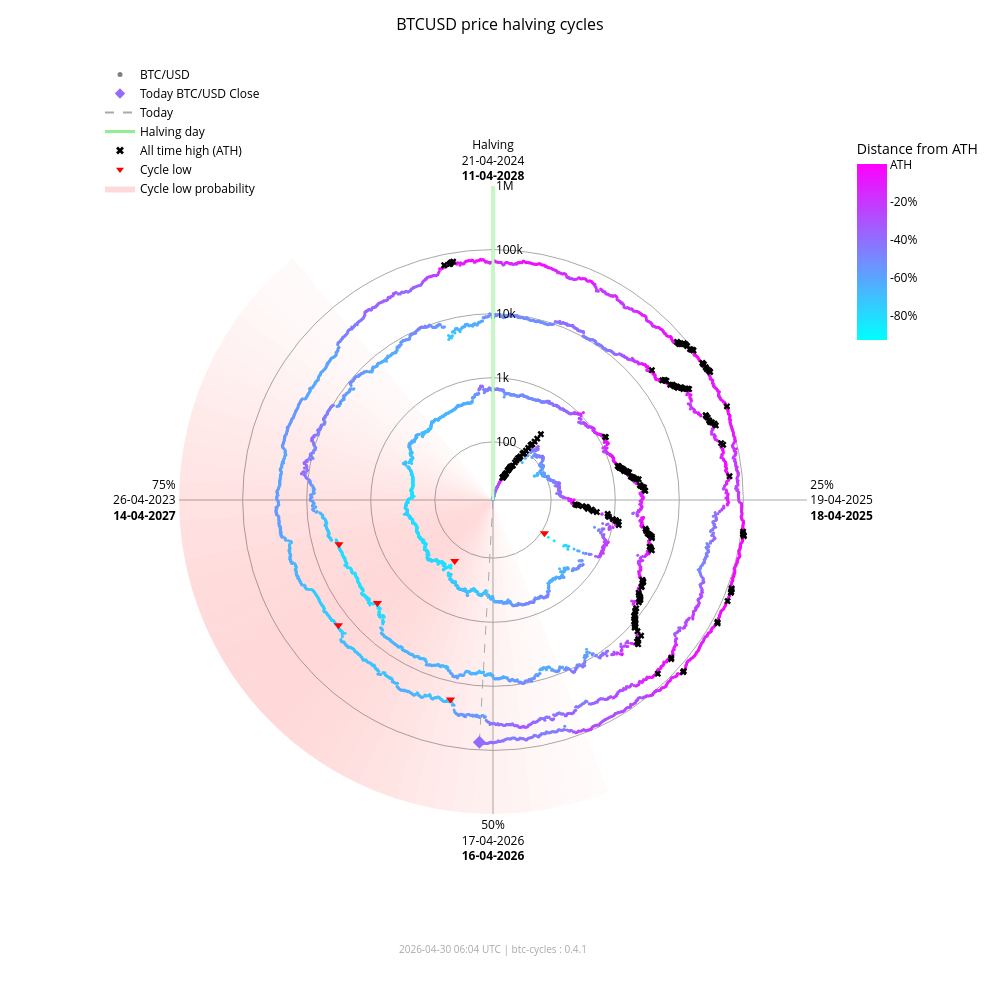

This figure's notebook cell:
### Markdown cell above
### Interactive chart (plotly)

### Code cell
fig_interactive = btc.plot(
    kind="interactive",
    from_date="2012-11-28",
)
# plotly config for interactivity
config = {"scrollZoom": True, "displayModeBar": True}
# display in notebook
fig_interactive.show(config=config)

### Figure 1 — Plotly figure (JSON) as saved in the notebook; plotly's stock layout.template omitted (floating-point values rounded to 4 significant figures; data arrays with more than 128 entries replaced by an {"elided": "..."} marker saying what was removed)
{"data": [{"fill": "toself", "fillcolor": "rgba(255,0,0,0.017168280509461755)", "hoverinfo": "skip", "line": {"width": 0}, "mode": "lines", "r": [12.35, 1000000, 1000000, 12.35, 12.35], "showlegend": false, "theta": [158.4, 158.4, 162.0, 162.0, 158.4], "type": "scatterpolar"}, {"fill": "toself", "fillcolor": "rgba(255,0,0,0.022114794501891175)", "hoverinfo": "skip", "line": {"width": 0}, "mode": "lines", "r": [12.35, 1000000, 1000000, 12.35, 12.35], "showlegend": false, "theta": [162.0, 162.0, 165.6, 165.6, 162.0], "type": "scatterpolar"}, {"fill": "toself", "fillcolor": "rgba(255,0,0,0.02790404259511669)", "hoverinfo": "skip", "line": {"width": 0}, "mode": "lines", "r": [12.35, 1000000, 1000000, 12.35, 12.35], "showlegend": false, "theta": [165.6, 165.6, 169.2, 169.2, 165.6], "type": "scatterpolar"}, {"fill": "toself", "fillcolor": "rgba(255,0,0,0.034518294852420334)", "hoverinfo": "skip", "line": {"width": 0}, "mode": "lines", "r": [12.35, 1000000, 1000000, 12.35, 12.35], "showlegend": false, "theta": [169.2, 169.2, 172.8, 172.8, 169.2], "type": "scatterpolar"}, {"fill": "toself", "fillcolor": "rgba(255,0,0,0.041901979682821514)", "hoverinfo": "skip", "line": {"width": 0}, "mode": "lines", "r": [12.35, 1000000, 1000000, 12.35, 12.35], "showlegend": false, "theta": [172.8, 172.8, 176.4, 176.4, 172.8], "type": "scatterpolar"}, {"fill": "toself", "fillcolor": "rgba(255,0,0,0.04996405861294358)", "hoverinfo": "skip", "line": {"width": 0}, "mode": "lines", "r": [12.35, 1000000, 1000000, 12.35, 12.35], "showlegend": false, "theta": [176.4, 176.4, 180.0, 180.0, 176.4], "type": "scatterpolar"}, {"fill": "toself", "fillcolor": "rgba(255,0,0,0.05858349692240514)", "hoverinfo": "skip", "line": {"width": 0}, "mode": "lines", "r": [12.35, 1000000, 1000000, 12.35, 12.35], "showlegend": false, "theta": [180.0, 180.0, 183.6, 183.6, 180.0], "type": "scatterpolar"}, {"fill": "toself", "fillcolor": "rgba(255,0,0,0.06761662035375064)", "hoverinfo": "skip", "line": {"width": 0}, "mode": "lines", "r": [12.35, 1000000, 1000000, 12.35, 12.35], "showlegend": false, "theta": [183.6, 183.6, 187.2, 187.2, 183.6], "type": "scatterpolar"}, {"fill": "toself", "fillcolor": "rgba(255,0,0,0.07690481219944661)", "hoverinfo": "skip", "line": {"width": 0}, "mode": "lines", "r": [12.35, 1000000, 1000000, 12.35, 12.35], "showlegend": false, "theta": [187.2, 187.2, 190.8, 190.8, 187.2], "type": "scatterpolar"}, {"fill": "toself", "fillcolor": "rgba(255,0,0,0.08628112000611096)", "hoverinfo": "skip", "line": {"width": 0}, "mode": "lines", "r": [12.35, 1000000, 1000000, 12.35, 12.35], "showlegend": false, "theta": [190.8, 190.8, 194.4, 194.4, 190.8], "type": "scatterpolar"}, {"fill": "toself", "fillcolor": "rgba(255,0,0,0.09557490841018089)", "hoverinfo": "skip", "line": {"width": 0}, "mode": "lines", "r": [12.35, 1000000, 1000000, 12.35, 12.35], "showlegend": false, "theta": [194.4, 194.4, 198.0, 198.0, 194.4], "type": "scatterpolar"}, {"fill": "toself", "fillcolor": "rgba(255,0,0,0.10461455782963762)", "hoverinfo": "skip", "line": {"width": 0}, "mode": "lines", "r": [12.35, 1000000, 1000000, 12.35, 12.35], "showlegend": false, "theta": [198.0, 198.0, 201.6, 201.6, 198.0], "type": "scatterpolar"}, {"fill": "toself", "fillcolor": "rgba(255,0,0,0.11322908719652829)", "hoverinfo": "skip", "line": {"width": 0}, "mode": "lines", "r": [12.35, 1000000, 1000000, 12.35, 12.35], "showlegend": false, "theta": [201.6, 201.6, 205.2, 205.2, 201.6], "type": "scatterpolar"}, {"fill": "toself", "fillcolor": "rgba(255,0,0,0.12125015337052986)", "hoverinfo": "skip", "line": {"width": 0}, "mode": "lines", "r": [12.35, 1000000, 1000000, 12.35, 12.35], "showlegend": false, "theta": [205.2, 205.2, 208.8, 208.8, 205.2], "type": "scatterpolar"}, {"fill": "toself", "fillcolor": "rgba(255,0,0,0.12851590515331976)", "hoverinfo": "skip", "line": {"width": 0}, "mode": "lines", "r": [12.35, 1000000, 1000000, 12.35, 12.35], "showlegend": false, "theta": [208.8, 208.8, 212.4, 212.4, 208.8], "type": "scatterpolar"}, {"fill": "toself", "fillcolor": "rgba(255,0,0,0.13487757461161184)", "hoverinfo": "skip", "line": {"width": 0}, "mode": "lines", "r": [12.35, 1000000, 1000000, 12.35, 12.35], "showlegend": false, "theta": [212.4, 212.4, 216.0, 216.0, 212.4], "type": "scatterpolar"}, {"fill": "toself", "fillcolor": "rgba(255,0,0,0.14020862181849592)", "hoverinfo": "skip", "line": {"width": 0}, "mode": "lines", "r": [12.35, 1000000, 1000000, 12.35, 12.35], "showlegend": false, "theta": [216.0, 216.0, 219.6, 219.6, 216.0], "type": "scatterpolar"}, {"fill": "toself", "fillcolor": "rgba(255,0,0,0.14441504950654527)", "hoverinfo": "skip", "line": {"width": 0}, "mode": "lines", "r": [12.35, 1000000, 1000000, 12.35, 12.35], "showlegend": false, "theta": [219.6, 219.6, 223.2, 223.2, 219.6], "type": "scatterpolar"}, {"fill": "toself", "fillcolor": "rgba(255,0,0,0.14744459351271713)", "hoverinfo": "skip", "line": {"width": 0}, "mode": "lines", "r": [12.35, 1000000, 1000000, 12.35, 12.35], "showlegend": false, "theta": [223.2, 223.2, 226.8, 226.8, 223.2], "type": "scatterpolar"}, {"fill": "toself", "fillcolor": "rgba(255,0,0,0.14929223192296423)", "hoverinfo": "skip", "line": {"width": 0}, "mode": "lines", "r": [12.35, 1000000, 1000000, 12.35, 12.35], "showlegend": false, "theta": [226.8, 226.8, 230.4, 230.4, 226.8], "type": "scatterpolar"}, {"fill": "toself", "fillcolor": "rgba(255,0,0,0.15)", "hoverinfo": "skip", "line": {"width": 0}, "mode": "lines", "r": [12.35, 1000000, 1000000, 12.35, 12.35], "showlegend": false, "theta": [230.4, 230.4, 234.0, 234.0, 230.4], "type": "scatterpolar"}, {"fill": "toself", "fillcolor": "rgba(255,0,0,0.14965033825231114)", "hoverinfo": "skip", "line": {"width": 0}, "mode": "lines", "r": [12.35, 1000000, 1000000, 12.35, 12.35], "showlegend": false, "theta": [234.0, 234.0, 237.6, 237.6, 234.0], "type": "scatterpolar"}, {"fill": "toself", "fillcolor": "rgba(255,0,0,0.14835378057909807)", "hoverinfo": "skip", "line": {"width": 0}, "mode": "lines", "r": [12.35, 1000000, 1000000, 12.35, 12.35], "showlegend": false, "theta": [237.6, 237.6, 241.2, 241.2, 237.6], "type": "scatterpolar"}, {"fill": "toself", "fillcolor": "rgba(255,0,0,0.14623322283554635)", "hoverinfo": "skip", "line": {"width": 0}, "mode": "lines", "r": [12.35, 1000000, 1000000, 12.35, 12.35], "showlegend": false, "theta": [241.2, 241.2, 244.8, 244.8, 241.2], "type": "scatterpolar"}, {"fill": "toself", "fillcolor": "rgba(255,0,0,0.1434078538226231)", "hoverinfo": "skip", "line": {"width": 0}, "mode": "lines", "r": [12.35, 1000000, 1000000, 12.35, 12.35], "showlegend": false, "theta": [244.8, 244.8, 248.4, 248.4, 244.8], "type": "scatterpolar"}, {"fill": "toself", "fillcolor": "rgba(255,0,0,0.13997983179373427)", "hoverinfo": "skip", "line": {"width": 0}, "mode": "lines", "r": [12.35, 1000000, 1000000, 12.35, 12.35], "showlegend": false, "theta": [248.4, 248.4, 252.0, 252.0, 248.4], "type": "scatterpolar"}, {"fill": "toself", "fillcolor": "rgba(255,0,0,0.13602598258454268)", "hoverinfo": "skip", "line": {"width": 0}, "mode": "lines", "r": [12.35, 1000000, 1000000, 12.35, 12.35], "showlegend": false, "theta": [252.0, 252.0, 255.6, 255.6, 252.0], "type": "scatterpolar"}, {"fill": "toself", "fillcolor": "rgba(255,0,0,0.13159547355344953)", "hoverinfo": "skip", "line": {"width": 0}, "mode": "lines", "r": [12.35, 1000000, 1000000, 12.35, 12.35], "showlegend": false, "theta": [255.6, 255.6, 259.2, 259.2, 255.6], "type": "scatterpolar"}, {"fill": "toself", "fillcolor": "rgba(255,0,0,0.12671301775492697)", "hoverinfo": "skip", "line": {"width": 0}, "mode": "lines", "r": [12.35, 1000000, 1000000, 12.35, 12.35], "showlegend": false, "theta": [259.2, 259.2, 262.8, 262.8, 259.2], "type": "scatterpolar"}, {"fill": "toself", "fillcolor": "rgba(255,0,0,0.12138610149219965)", "hoverinfo": "skip", "line": {"width": 0}, "mode": "lines", "r": [12.35, 1000000, 1000000, 12.35, 12.35], "showlegend": false, "theta": [262.8, 262.8, 266.4, 266.4, 262.8], "type": "scatterpolar"}, {"fill": "toself", "fillcolor": "rgba(255,0,0,0.1156142551644921)", "hoverinfo": "skip", "line": {"width": 0}, "mode": "lines", "r": [12.35, 1000000, 1000000, 12.35, 12.35], "showlegend": false, "theta": [266.4, 266.4, 270.0, 270.0, 266.4], "type": "scatterpolar"}, {"fill": "toself", "fillcolor": "rgba(255,0,0,0.10939851441251548)", "hoverinfo": "skip", "line": {"width": 0}, "mode": "lines", "r": [12.35, 1000000, 1000000, 12.35, 12.35], "showlegend": false, "theta": [270.0, 270.0, 273.6, 273.6, 270.0], "type": "scatterpolar"}, {"fill": "toself", "fillcolor": "rgba(255,0,0,0.10274974912946185)", "hoverinfo": "skip", "line": {"width": 0}, "mode": "lines", "r": [12.35, 1000000, 1000000, 12.35, 12.35], "showlegend": false, "theta": [273.6, 273.6, 277.2, 277.2, 273.6], "type": "scatterpolar"}, {"fill": "toself", "fillcolor": "rgba(255,0,0,0.09569517349791425)", "hoverinfo": "skip", "line": {"width": 0}, "mode": "lines", "r": [12.35, 1000000, 1000000, 12.35, 12.35], "showlegend": false, "theta": [277.2, 277.2, 280.8, 280.8, 277.2], "type": "scatterpolar"}, {"fill": "toself", "fillcolor": "rgba(255,0,0,0.08828282625646727)", "hoverinfo": "skip", "line": {"width": 0}, "mode": "lines", "r": [12.35, 1000000, 1000000, 12.35, 12.35], "showlegend": false, "theta": [280.8, 280.8, 284.4, 284.4, 280.8], "type": "scatterpolar"}, {"fill": "toself", "fillcolor": "rgba(255,0,0,0.08058400018765345)", "hoverinfo": "skip", "line": {"width": 0}, "mode": "lines", "r": [12.35, 1000000, 1000000, 12.35, 12.35], "showlegend": false, "theta": [284.4, 284.4, 288.0, 288.0, 284.4], "type": "scatterpolar"}, {"fill": "toself", "fillcolor": "rgba(255,0,0,0.07269354608292704)", "hoverinfo": "skip", "line": {"width": 0}, "mode": "lines", "r": [12.35, 1000000, 1000000, 12.35, 12.35], "showlegend": false, "theta": [288.0, 288.0, 291.6, 291.6, 288.0], "type": "scatterpolar"}, {"fill": "toself", "fillcolor": "rgba(255,0,0,0.06472784449068783)", "hoverinfo": "skip", "line": {"width": 0}, "mode": "lines", "r": [12.35, 1000000, 1000000, 12.35, 12.35], "showlegend": false, "theta": [291.6, 291.6, 295.2, 295.2, 291.6], "type": "scatterpolar"}, {"fill": "toself", "fillcolor": "rgba(255,0,0,0.05682021976743955)", "hoverinfo": "skip", "line": {"width": 0}, "mode": "lines", "r": [12.35, 1000000, 1000000, 12.35, 12.35], "showlegend": false, "theta": [295.2, 295.2, 298.8, 298.8, 295.2], "type": "scatterpolar"}, {"fill": "toself", "fillcolor": "rgba(255,0,0,0.04911378436707333)", "hoverinfo": "skip", "line": {"width": 0}, "mode": "lines", "r": [12.35, 1000000, 1000000, 12.35, 12.35], "showlegend": false, "theta": [298.8, 298.8, 302.4, 302.4, 298.8], "type": "scatterpolar"}, {"fill": "toself", "fillcolor": "rgba(255,0,0,0.04175213714896469)", "hoverinfo": "skip", "line": {"width": 0}, "mode": "lines", "r": [12.35, 1000000, 1000000, 12.35, 12.35], "showlegend": false, "theta": [302.4, 302.4, 306.0, 306.0, 302.4], "type": "scatterpolar"}, {"fill": "toself", "fillcolor": "rgba(255,0,0,0.034868865657538876)", "hoverinfo": "skip", "line": {"width": 0}, "mode": "lines", "r": [12.35, 1000000, 1000000, 12.35, 12.35], "showlegend": false, "theta": [306.0, 306.0, 309.6, 309.6, 306.0], "type": "scatterpolar"}, {"fill": "toself", "fillcolor": "rgba(255,0,0,0.02857722515334582)", "hoverinfo": "skip", "line": {"width": 0}, "mode": "lines", "r": [12.35, 1000000, 1000000, 12.35, 12.35], "showlegend": false, "theta": [309.6, 309.6, 313.2, 313.2, 309.6], "type": "scatterpolar"}, {"fill": "toself", "fillcolor": "rgba(255,0,0,0.022961515313555197)", "hoverinfo": "skip", "line": {"width": 0}, "mode": "lines", "r": [12.35, 1000000, 1000000, 12.35, 12.35], "showlegend": false, "theta": [313.2, 313.2, 316.8, 316.8, 313.2], "type": "scatterpolar"}, {"fill": "toself", "fillcolor": "rgba(255,0,0,0.01807146942917362)", "hoverinfo": "skip", "line": {"width": 0}, "mode": "lines", "r": [12.35, 1000000, 1000000, 12.35, 12.35], "showlegend": false, "theta": [316.8, 316.8, 320.4, 320.4, 316.8], "type": "scatterpolar"}, {"hoverinfo": "text", "marker": {"color": {"elided": "4902 str values"}, "size": 3}, "mode": "markers", "r": {"elided": "4902 float values"}, "showlegend": false, "text": {"elided": "4902 str values"}, "theta": {"elided": "4902 float values"}, "type": "scatterpolar"}, {"hoverinfo": "skip", "line": {"color": "lightgreen", "width": 3}, "mode": "lines", "r": [12.35, 1000000], "showlegend": false, "theta": [0, 0], "type": "scatterpolar"}, {"hoverinfo": "skip", "line": {"color": "darkgrey", "dash": "dash", "width": 1}, "mode": "lines", "r": [12.35, 75570.0], "showlegend": false, "theta": [183.2, 183.2], "type": "scatterpolar"}, {"hoverinfo": "text", "marker": {"color": "#936cff", "size": 10, "symbol": "diamond"}, "mode": "markers", "r": [75570.0], "showlegend": false, "text": ["Today<br>Date: 2026-04-30<br>Price: $75,572.77"], "theta": [183.2], "type": "scatterpolar"}, {"hoverinfo": "text", "marker": {"color": "black", "size": 6, "symbol": "x"}, "mode": "markers", "r": {"elided": "195 float values"}, "showlegend": false, "text": {"elided": "195 str values"}, "theta": {"elided": "195 float values"}, "type": "scatterpolar"}, {"hoverinfo": "text", "marker": {"color": "red", "size": 8, "symbol": "triangle-down"}, "mode": "markers", "r": [111.6, 164.9, 3233.0, 3925.0, 18950.0, 15760.0], "showlegend": false, "text": ["Cycle Low<br>Date: 2014-02-21<br>Price: $111.56<br>ATH distance: -91.0%", "Cycle Low<br>Date: 2015-01-14<br>Price: $164.92<br>ATH distance: -86.7%", "Cycle Low<br>Date: 2018-12-15<br>Price: $3,232.51<br>ATH distance: -83.3%", "Cycle Low<br>Date: 2019-03-25<br>Price: $3,924.55<br>ATH distance: -79.7%", "Cycle Low<br>Date: 2022-06-18<br>Price: $18,954.25<br>ATH distance: -71.9%", "Cycle Low<br>Date: 2022-11-21<br>Price: $15,760.19<br>ATH distance: -76.7%"], "theta": [122.8, 212.1, 228.3, 254.0, 192.0, 231.0], "type": "scatterpolar"}, {"marker": {"color": "grey", "size": 5}, "mode": "markers", "name": "BTC/USD", "r": [null], "theta": [null], "type": "scatterpolar"}, {"marker": {"color": "#936cff", "size": 8, "symbol": "diamond"}, "mode": "markers", "name": "Today BTC/USD Close", "r": [null], "theta": [null], "type": "scatterpolar"}, {"line": {"color": "darkgrey", "dash": "dash"}, "mode": "lines", "name": "Today", "r": [null], "theta": [null], "type": "scatterpolar"}, {"line": {"color": "lightgreen", "width": 3}, "mode": "lines", "name": "Halving day", "r": [null], "theta": [null], "type": "scatterpolar"}, {"marker": {"color": "black", "size": 7, "symbol": "x"}, "mode": "markers", "name": "All time high (ATH)", "r": [null], "theta": [null], "type": "scatterpolar"}, {"marker": {"color": "red", "size": 7, "symbol": "triangle-down"}, "mode": "markers", "name": "Cycle low", "r": [null], "theta": [null], "type": "scatterpolar"}, {"fill": "toself", "fillcolor": "rgba(255,0,0,0.15)", "line": {"width": 0}, "mode": "lines", "name": "Cycle low probability", "r": [null], "theta": [null], "type": "scatterpolar"}, {"hoverinfo": "skip", "marker": {"cmax": 0, "cmin": -0.9307, "color": [0], "colorbar": {"len": 0.25, "ticktext": ["ATH", "-20%", "-40%", "-60%", "-80%", "-100%"], "tickvals": [0, -0.2, -0.4, -0.6, -0.8, -1.0], "title": {"text": "Distance from ATH"}, "x": 0.95, "y": 0.92, "yanchor": "top"}, "colorscale": {"elided": "256x2 mixed values"}, "showscale": true, "size": 0}, "mode": "markers", "r": [null], "showlegend": false, "theta": [null], "type": "scatterpolar"}], "layout": {"annotations": [{"font": {"color": "darkgrey", "size": 10}, "showarrow": false, "text": "2026-04-30 06:04 UTC | btc-cycles : 0.4.1", "x": 0.5, "xref": "paper", "y": -0.02, "yref": "paper"}], "font": {"color": "black"}, "height": 1000, "legend": {"bgcolor": "rgba(0,0,0,0)", "font": {"color": "black"}, "x": 0.0, "y": 1.0}, "margin": {"b": 60, "l": 100, "r": 80, "t": 60}, "paper_bgcolor": "white", "plot_bgcolor": "white", "polar": {"angularaxis": {"color": "black", "direction": "clockwise", "gridcolor": "darkgrey", "rotation": 90, "ticktext": ["Halving<br>21-04-2024<br><b>11-04-2028</b>", "25%<br>19-04-2025<br><b>18-04-2025</b>", "50%<br>17-04-2026<br><b>16-04-2026</b>", "75%<br>26-04-2023<br><b>14-04-2027</b>"], "tickvals": [0, 90, 180, 270]}, "bgcolor": "white", "domain": {"x": [0.1, 0.9], "y": [0.05, 0.95]}, "radialaxis": {"angle": 90, "color": "black", "gridcolor": "darkgrey", "range": [1.092, 6.0], "tickangle": 90, "ticktext": ["100", "1k", "10k", "100k", "1M"], "tickvals": [100, 1000, 10000, 100000, 1000000], "type": "log"}}, "title": {"font": {"color": "black", "size": 16}, "text": "BTCUSD price halving cycles", "x": 0.5}, "width": 1000}}
